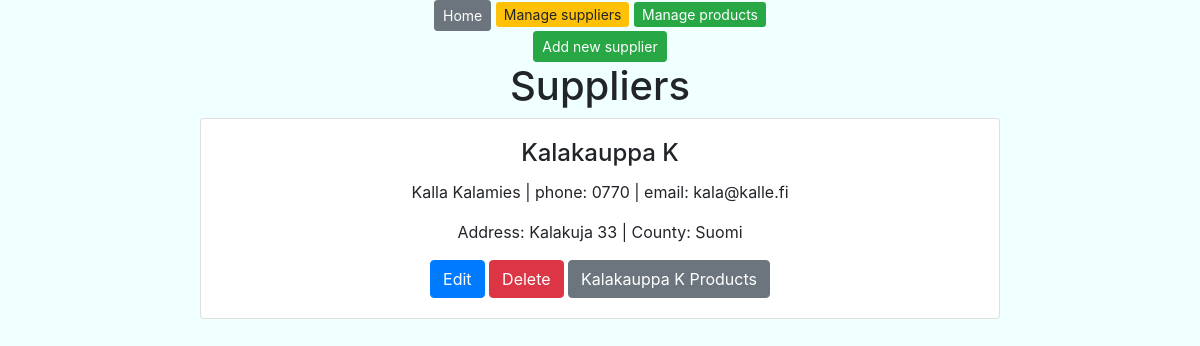
The app's page /suppliers.html/ with its own data.
### app/models.py (models this page shows)
class Supplier(models.Model):
    companyname = models.CharField(max_length = 50, default="firma")
    contactname = models.CharField(max_length = 50, default="firma")
    address = models.CharField(max_length = 100, default="firma")
    phone = models.CharField(max_length = 20, default="firma")
    email = models.CharField(max_length = 50, default="firma")
    country = models.CharField(max_length = 50, default="firma")

### app/views.py (the view)
# urls.py: path('suppliers.html/',supplierlistview),
def supplierlistview(request):
        supplierlist = Supplier.objects.all()
        context = {'suppliers': supplierlist}
        return render (request, "suppliers.html", context)

### app/templates/suppliers.html (shortened to what this page needs)
{% extends 'index.html' %}
{% block content %}
<button id="add-btn" class="btn btn-success btn-sm" onclick="showaddform()">Add new supplier</button>
<h1>Suppliers</h1>
{% for s in suppliers %}
<div class="card" style="width: 50rem">
    <div class="card-body">
        <h4 class="card-title">{{s.companyname}}</h4>
        <p class="card-text">{{s.contactname}} | phone: {{s.phone}} | email: {{s.email}}</p>
        <p class="card-text"> Address: {{s.address}} | County: {{s.country}}</p>
        <a href="#" class="btn btn-primary">Edit</a>
        <a href="/delete-supplier/{{s.id}}/" class="btn btn-danger">Delete</a>
        <a href="" class="btn btn-secondary">{{s.companyname}} Products</a>
    </div>
</div>
{% empty %}
<div class="card" style="width: 50rem;">
    <div class="card-body">
        <p class="card-text">No products found in the database </p>
    </div>
</div>
{%endfor%}
{% endblock %}

### records on screen
Supplier: companyname "Kalakauppa K", contactname "Kalla Kalamies", phone "0770", email "kala@kalle.fi", address "Kalakuja 33", country "Suomi"
